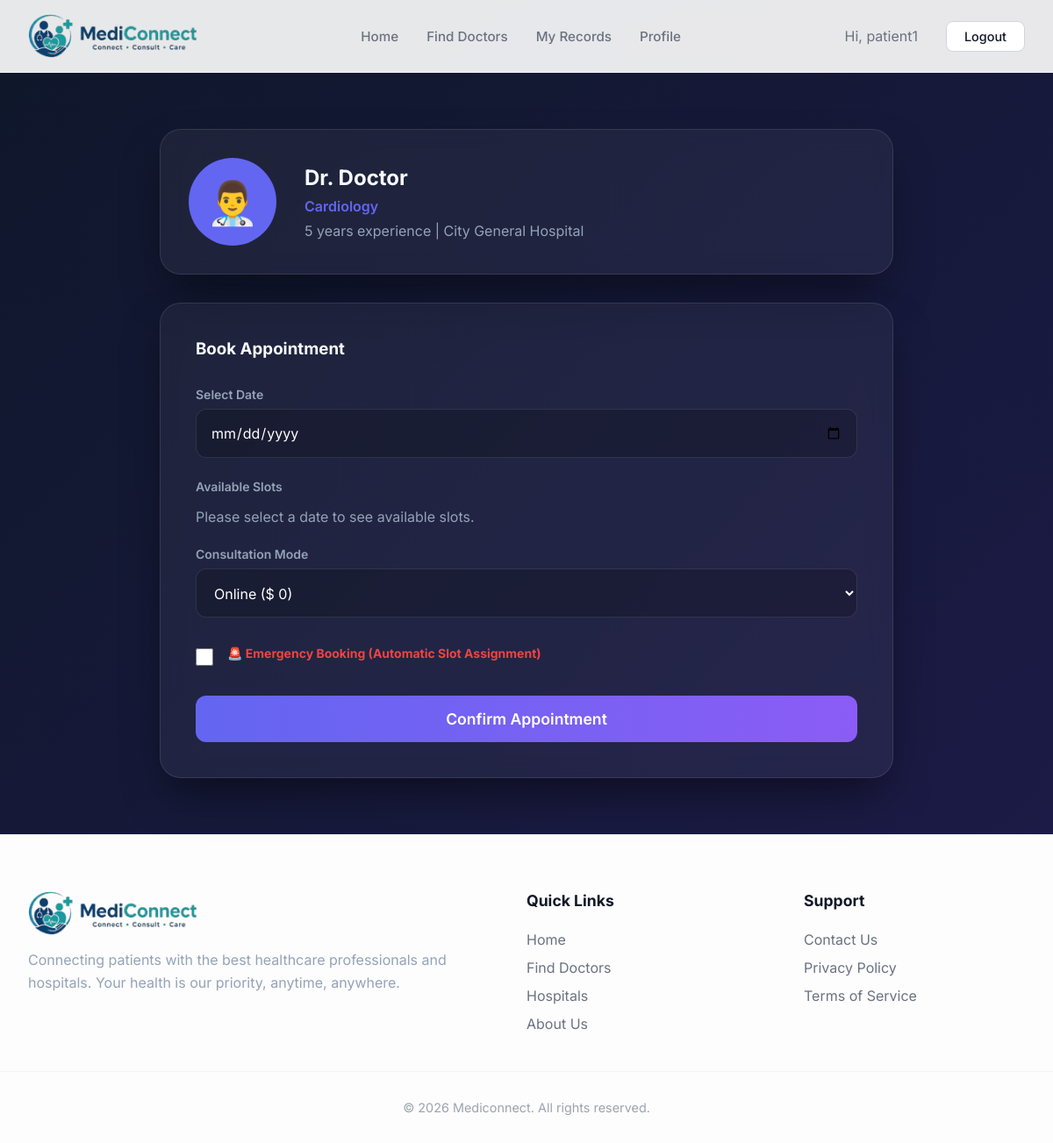
The page /booking/book/1/ (signed in) on the database its author committed.
### accounts/models.py (models this page shows, shortened)
class User(AbstractUser):
    ROLE_CHOICES = (
        ('PATIENT', 'Patient'),
        ('DOCTOR', 'Doctor'),
        ('ADMIN', 'Admin'),
    )
    role = models.CharField(max_length=20, choices=ROLE_CHOICES)
    phone = models.CharField(max_length=15, blank=True)

class DoctorProfile(models.Model):
    user = models.OneToOneField(User, on_delete=models.CASCADE)
    hospital = models.ForeignKey('core.Hospital', on_delete=models.CASCADE)
    specialization = models.CharField(max_length=100)
    experience_years = models.IntegerField(default=0)
    doctor_pic = models.ImageField(upload_to='profiles/doctors', blank=True, null=True)
    fees_online = models.IntegerField(default=0)
    fees_offline = models.IntegerField(default=0)
    bio = models.TextField(blank=True)
    is_available = models.BooleanField(default=True)

### core/models.py (models this page shows, shortened)
class Hospital(models.Model):
    name = models.CharField(max_length=200)
    state = models.CharField(max_length=100)
    phone = models.CharField(max_length=15)
    address = models.TextField()
    email = models.EmailField(blank=True)

### booking/views.py (the view, shortened to what this page needs)
# urls.py: path('book/<int:doctor_id>/', views.book_appointment, name='book_appointment'),
@login_required
def book_appointment(request, doctor_id):
    doctor = get_object_or_404(DoctorProfile, id=doctor_id)
    if request.user.role != 'PATIENT':
        messages.error(request, 'Only patients can book appointments.')
        return redirect('home')
    return render(request, 'booking/book_appointment.html', {'doctor': doctor})

### templates/booking/book_appointment.html (shortened to what this page needs)
{% extends 'base.html' %}
{% block content %}
<div class="booking-container">
    <div class="doctor-header glass-card">
        <div class="doctor-avatar">👨‍⚕️</div>
        <div>
            <h2>Dr. {{ doctor.user.get_full_name|default:doctor.user.username }}</h2>
            <p style="color: var(--primary); font-weight: 600; margin: 0.5rem 0;">{{ doctor.specialization }}</p>
            <p style="color: var(--text-muted);">{{ doctor.experience_years }} years experience | {{ doctor.hospital.name }}</p>
        </div>
    </div>
    <div class="booking-form-card glass-card">
        <h3 style="margin-bottom: 2rem;">Book Appointment</h3>
        <form method="POST" id="bookingForm">
            <div class="form-group">
                <label>Select Date</label>
                <input type="date" id="appointment_date" name="date" class="form-control" required>
            </div>
            <div id="slots_wrapper" class="form-group">
                <label>Available Slots</label>
                <div id="slots_container" class="slots-grid">
                    <p style="color: var(--text-muted); grid-column: 1/-1;">Please select a date to see available slots.</p>
                </div>
            </div>
            <div class="form-group">
                <label>Consultation Mode</label>
                <select name="consultation_mode" class="form-control" required>
                    <option value="ONLINE">Online ($ {{ doctor.fees_online }})</option>
                </select>
            </div>
            <div class="emergency-toggle">
                <input type="checkbox" id="is_emergency" name="is_emergency" style="width: 20px; height: 20px;">
                <label for="is_emergency">🚨 Emergency Booking (Automatic Slot Assignment)</label>
            </div>
            <button type="submit" class="btn btn-primary" style="width: 100%; margin-top: 2rem; font-size: 1.1rem;">Confirm Appointment</button>
        </form>
    </div>
</div>
{% endblock %}

### templates/base.html (shortened to what this page needs)
<!DOCTYPE html>
<html lang="en">
<head>
    {% load static %}
    <link rel="stylesheet" href="{% static 'css/style.css' %}">
</head>
<body>
    <nav>
        <div class="nav-container">
            <a href="{% url 'home' %}" class="logo">
                <img src="{% static 'images/logo.png' %}" alt="Mediconnect Logo"
                    onerror="this.style.display='none'; this.nextElementSibling.style.display='inline';">
            </a>
            <div class="nav-links">
                <a href="{% url 'home' %}">Home</a>
                {% if user.is_authenticated %}
                {% if user.role == 'DOCTOR' %}
                <a href="{% url 'doctor_dashboard' %}">Dashboard</a>
                <a href="{% url 'manage_availability' %}">Availability</a>
                {% else %}
                <a href="{% url 'find_doctors' %}">Find Doctors</a>
                <a href="{% url 'medical_records' %}">My Records</a>
                {% endif %}
                <a href="{% url 'update_profile' %}">Profile</a>
                {% endif %}
            </div>
            <div class="nav-auth">
                {% if user.is_authenticated %}
                <span style="color: #6b7280; margin-right: 1rem; align-self: center;">Hi, {{ user.username }}</span>
                <a href="{% url 'logout' %}" class="btn-nav login">Logout</a>
                {% else %}
                <a href="{% url 'login' %}" class="btn-nav login">Login</a>
                <a href="{% url 'register' %}" class="btn-nav register">Register</a>
                {% endif %}
            </div>
        </div>
    </nav>
    <main>
        {% block content %}{% endblock %}
    </main>
    <footer>
        <div class="footer-content">
            <div class="footer-logo">
                <h2 class="logo"><img src="{% static 'images/logo.png' %}" alt="Mediconnect Logo"
                        onerror="this.style.display='none'; this.nextElementSibling.style.display='inline';">
                </h2>
                <p style="color: var(--text-muted); line-height: 1.6;">Connecting patients with the best healthcare
                    professionals and hospitals. Your health is our priority, anytime, anywhere.</p>
            </div>
            <div class="footer-section">
                <h3>Quick Links</h3>
                <ul>
                    <li><a href="{% url 'home' %}">Home</a></li>
                    <li><a href="{% url 'find_doctors' %}">Find Doctors</a></li>
                    <li><a href="{% url 'hospital_list' %}">Hospitals</a></li>
                    <li><a href="#">About Us</a></li>
                </ul>
            </div>
            <div class="footer-section">
                <h3>Support</h3>
                <ul>
                    <li><a href="#">Contact Us</a></li>
                    <li><a href="#">Privacy Policy</a></li>
                    <li><a href="#">Terms of Service</a></li>
                </ul>
            </div>
        </div>
        <div class="footer-bottom">
            &copy; 2026 Mediconnect. All rights reserved.
        </div>
    </footer>
</body>
</html>

### static/css/style.css (style rules this page uses)
:root { --primary: #6366f1; --primary-dark: #4f46e5; --secondary: #ec4899; --accent: #8b5cf6; --bg-gradient: linear-gradient(135deg, #0f172a 0%, #1e1b4b 100%); --card-bg: rgba(255, 255, 255, 0.05); --glass-border: rgba(255, 255, 255, 0.1); --text-main: #f8fafc; --text-muted: #94a3b8; --input-bg: rgba(0, 0, 0, 0.2); }
* { margin: 0; padding: 0; box-sizing: border-box; font-family: 'Inter', system-ui, -apple-system, sans-serif; }
body { background: var(--bg-gradient); color: var(--text-main); min-height: 100vh; display: flex; flex-direction: column; }
.glass-card { background: var(--card-bg); backdrop-filter: blur(12px); -webkit-backdrop-filter: blur(12px); border: 1px solid var(--glass-border); border-radius: 24px; box-shadow: 0 25px 50px -12px rgba(0, 0, 0, 0.5); }
.form-group { margin-bottom: 1.5rem; }
label { display: block; margin-bottom: 0.5rem; font-size: 0.875rem; font-weight: 500; color: var(--text-muted); }
input, select, textarea { width: 100%; padding: 0.875rem 1.25rem; background: var(--input-bg); border: 1px solid var(--glass-border); border-radius: 12px; color: white; font-size: 1rem; transition: all 0.2s; }
.btn { width: 100%; padding: 1rem; border-radius: 12px; border: none; font-weight: 600; font-size: 1rem; cursor: pointer; transition: all 0.3s cubic-bezier(0.4, 0, 0.2, 1); display: flex; align-items: center; justify-content: center; gap: 0.5rem; }
.btn-primary { background: linear-gradient(to right, var(--primary), var(--accent)); color: white; }

### templates/booking/book_appointment.html (style rules this page uses)
.booking-container { max-width: 900px; margin: 4rem auto; padding: 0 2rem; }
.doctor-header { display: flex; gap: 2rem; align-items: center; background: var(--card-bg); padding: 2rem; border-radius: 24px; border: 1px solid var(--glass-border); margin-bottom: 2rem; }
.doctor-avatar { width: 100px; height: 100px; background: var(--primary); color: white; border-radius: 50%; display: flex; align-items: center; justify-content: center; font-size: 3rem; }
.booking-form-card { background: var(--card-bg); padding: 2.5rem; border-radius: 24px; border: 1px solid var(--glass-border); }
.form-group { margin-bottom: 1.5rem; }
.form-group label { display: block; margin-bottom: 0.5rem; font-weight: 600; color: var(--text-muted); }
.form-control { width: 100%; padding: 1rem; background: var(--input-bg); border: 1px solid var(--glass-border); border-radius: 12px; color: white; }
.slots-grid { display: grid; grid-template-columns: repeat(auto-fill, minmax(100px, 1fr)); gap: 1rem; margin-top: 1rem; }
.emergency-toggle { display: flex; align-items: center; gap: 1rem; margin-top: 2rem; }
.emergency-toggle label { color: #ef4444; font-weight: 700; cursor: pointer; }

### templates/base.html (style rules this page uses)
nav { position: sticky; top: 0; z-index: 1000; background: rgba(255, 255, 255, 0.9); backdrop-filter: blur(12px); border-bottom: 1px solid #f3f4f6; padding: 1rem 0; }
.nav-container { max-width: 1200px; margin: 0 auto; padding: 0 2rem; display: flex; justify-content: space-between; align-items: center; }
.logo { font-size: 1.5rem; font-weight: 800; text-decoration: none; color: #111827; display: flex; align-items: center; gap: 10px; }
.logo img { height: 50px; object-fit: contain; }
.nav-links { display: flex; gap: 2rem; align-items: center; }
.nav-links a { color: #6b7280; text-decoration: none; font-weight: 500; transition: color 0.2s; font-size: 0.95rem; }
.nav-auth { display: flex; gap: 1rem; }
.btn-nav { padding: 0.5rem 1.25rem; font-size: 0.9rem; width: auto; border-radius: 8px; font-weight: 500; transition: all 0.2s; text-decoration: none; border: 1px solid transparent; }
.btn-nav.login { background: #ffffff; color: #111827; border-color: #d1d5db; }
footer { background: #fdfdfd; border-top: 1px solid #f3f4f6; padding: 4rem 0 2rem; margin-top: auto; color: #111827; }
.footer-content { max-width: 1200px; margin: 0 auto; padding: 0 2rem; display: grid; grid-template-columns: 2fr 1fr 1fr; gap: 4rem; }
.footer-logo h2 { font-size: 1.5rem; margin-bottom: 1rem; text-align: left; color: #111827; }
.footer-section h3 { font-size: 1.1rem; margin-bottom: 1.5rem; color: #111827; }
.footer-section ul { list-style: none; padding: 0; margin: 0; }
.footer-section ul li { margin-bottom: 0.75rem; }
.footer-section ul li a { color: #6b7280; text-decoration: none; transition: color 0.2s; }
.footer-bottom { max-width: 1200px; margin: 2rem auto 0; padding: 2rem 2rem 0; border-top: 1px solid #f3f4f6; text-align: center; color: #9ca3af; font-size: 0.9rem; }

### rows shown on the page
User: username "patient1"
DoctorProfile: user.get_full_name "Doctor", specialization "Cardiology", experience_years "5", hospital.name "City General Hospital"
